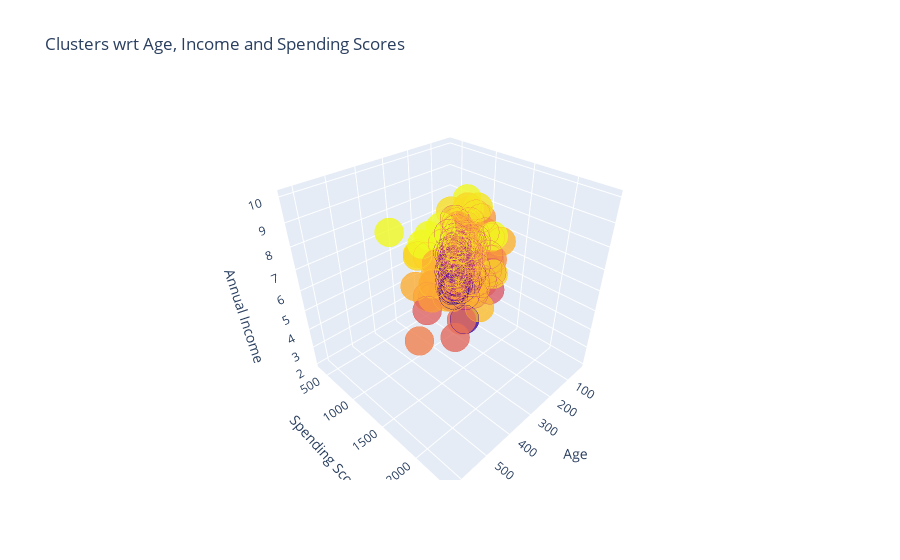

This figure's notebook cell:
### Code cell
import plotly as py
import plotly.graph_objs as go

trace1 = go.Scatter3d(
   x= data2['Annual Visitors (in thousands)'],
   y= data2['Average Spend per Visitor (in USD)'],
   z= data2['Satisfaction Rating'],
   mode='markers',
    marker=dict(
       color = data2['Satisfaction Rating'],
       size= 10,
       line=dict(
           color= data2['Satisfaction Rating'],
           width= 12
       ),
       opacity=0.8
    )
)
data = [trace1]
layout = go.Layout(
   title= 'Clusters wrt Age, Income and Spending Scores',
   scene = dict(
           xaxis = dict(title  = 'Age'),
           yaxis = dict(title  = 'Spending Score'),
           zaxis = dict(title  = 'Annual Income')
       )
)
fig = go.Figure(data=data, layout=layout)
py.offline.iplot(fig)

### Figure 1 — Plotly figure (JSON) as saved in the notebook; plotly's stock layout.template omitted (floating-point values rounded to 4 significant figures; data arrays with more than 128 entries replaced by an {"elided": "..."} marker saying what was removed)
{"data": [{"marker": {"color": {"elided": "200 float values"}, "line": {"color": {"elided": "200 float values"}, "width": 12}, "opacity": 0.8, "size": 10}, "mode": "markers", "type": "scatter3d", "x": {"elided": "200 float values"}, "y": {"elided": "200 float values"}, "z": {"elided": "200 float values"}}], "layout": {"scene": {"xaxis": {"title": {"text": "Age"}}, "yaxis": {"title": {"text": "Spending Score"}}, "zaxis": {"title": {"text": "Annual Income"}}}, "title": {"text": "Clusters wrt Age, Income and Spending Scores"}}}
